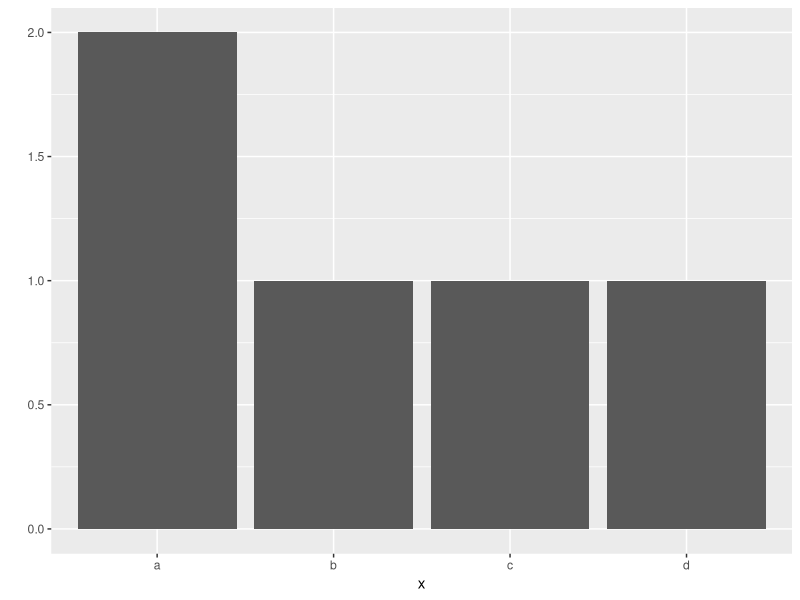
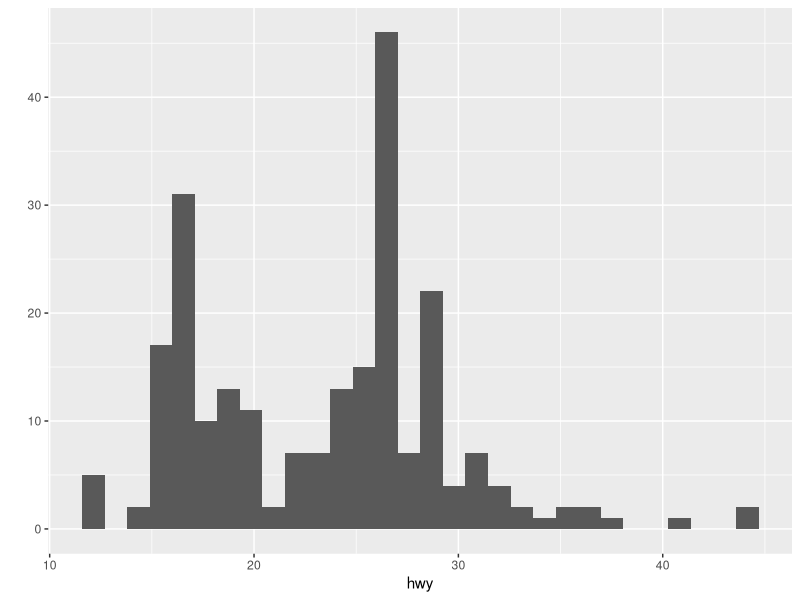
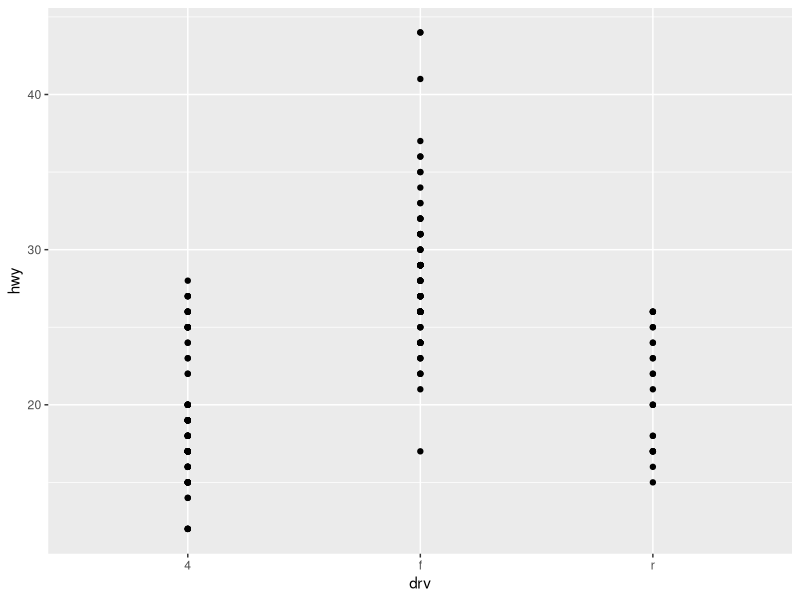
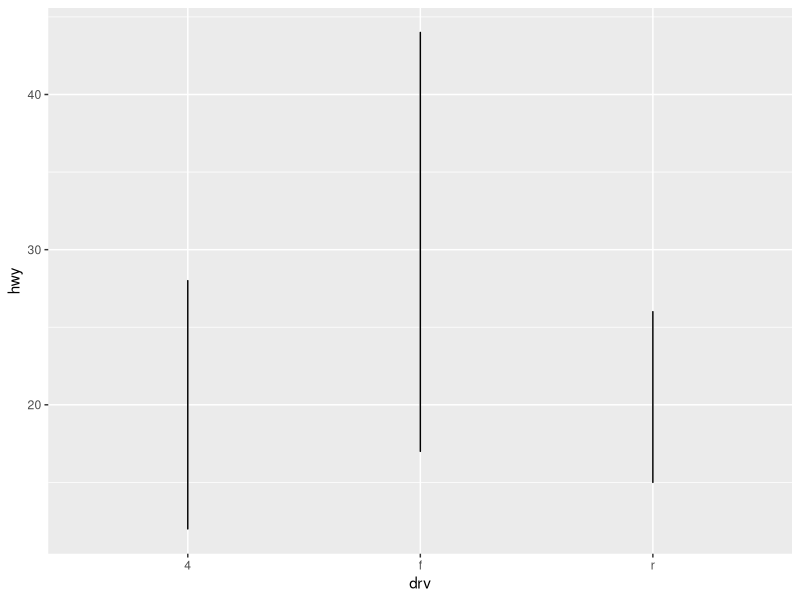
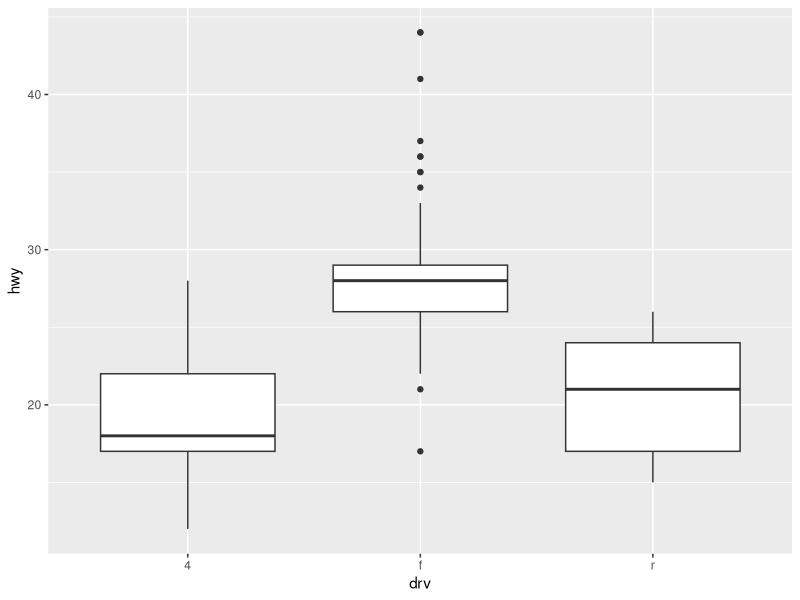
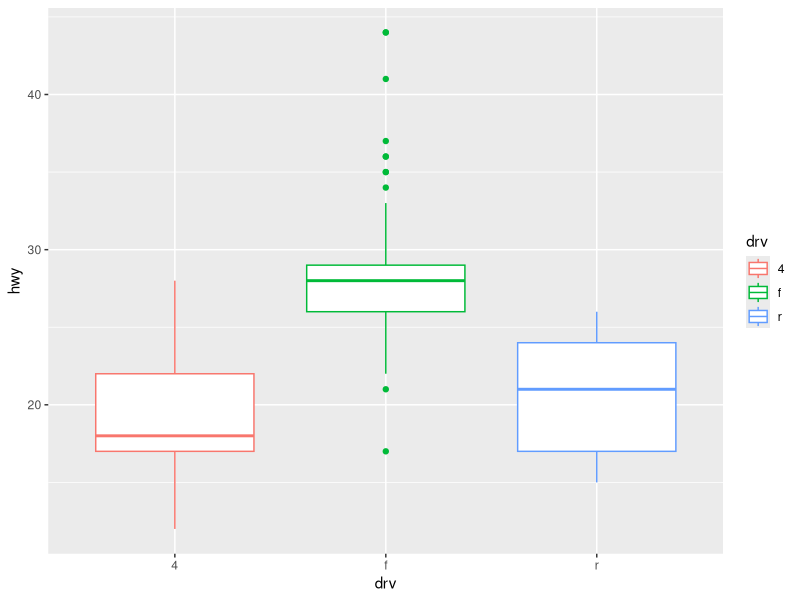

R code for these plots, in order:
install.packages("ggplot2")
library(ggplot2)

x <- c("a", "b", "c", "d", "a")
qplot(x)

qplot(data = mpg, x = hwy)
qplot(data = mpg, x = drv, y = hwy)
qplot(data = mpg, x = drv, y = hwy, geom = "line")
qplot(data = mpg, x = drv, y = hwy, geom = "boxplot")
qplot(data = mpg, x = drv, y = hwy, geom = "boxplot", colour = drv)

?qplot
